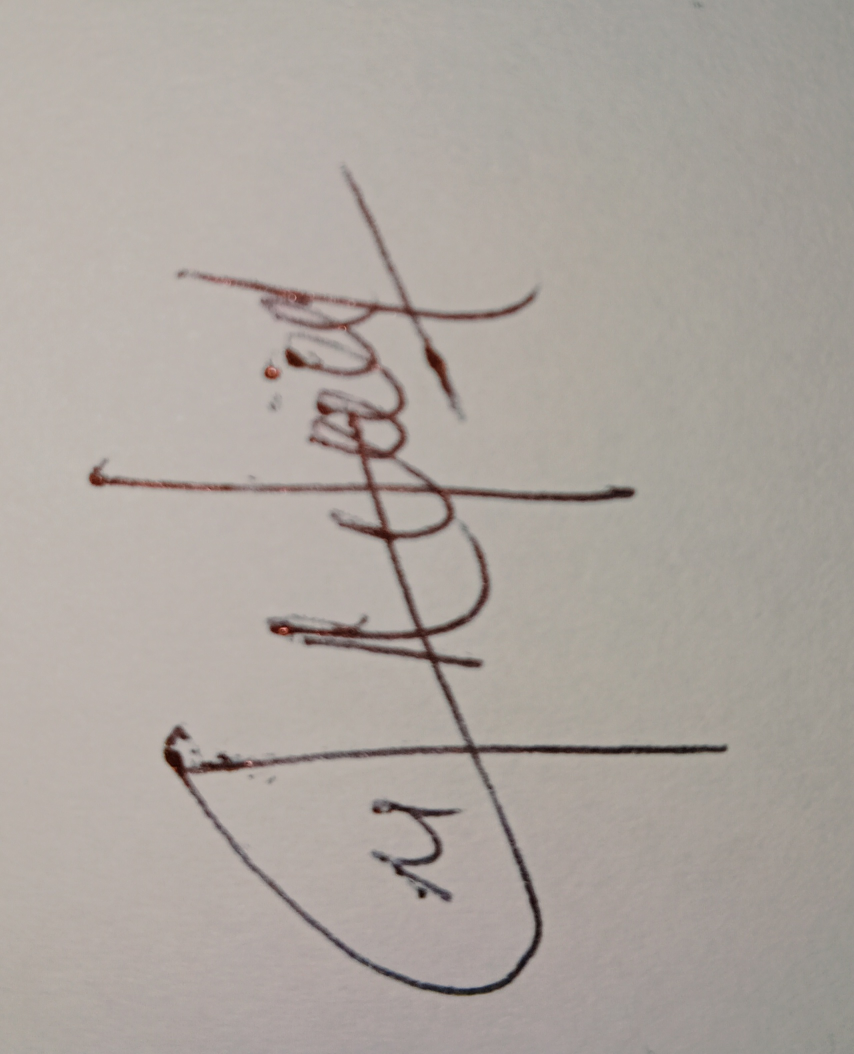
#> input picture TTD_A/TTD NAtsya labaso/IMG_20241216_015451.jpg, 1708 x 2108 px (shown at 1/2 size); its folder holds 3 pictures in this run
$ python import_module.py
#> lines starting #> are read from the running program, lines starting #| are printed output that depends on the picture
import os
import numpy as np
import cv2
from sklearn.model_selection import train_test_split
from sklearn.ensemble import RandomForestClassifier
from sklearn.metrics import accuracy_score, classification_report, confusion_matrix
import matplotlib.pyplot as plt
import seaborn as sns

# Modul 1: Preprocessing Data
def preprocess_images(image_folder, img_size=(128, 128)):

#> called with image_folder = 'TTD_A', img_size = (128, 128)
    data = []
    labels = []
    classes = os.listdir(image_folder)
    for label, class_name in enumerate(classes):
        class_folder = os.path.join(image_folder, class_name)
        for img_file in os.listdir(class_folder):
            img_path = os.path.join(class_folder, img_file)
            img = cv2.imread(img_path, cv2.IMREAD_GRAYSCALE)
#> img: shape (2108, 1708); min 6, max 191, mean 166.1
            img = cv2.resize(img, img_size)
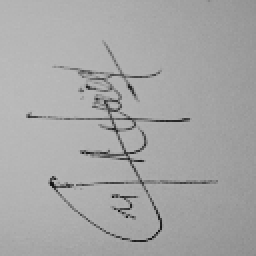
#> img: shape (128, 128) (shown 2 times larger); min 18, max 187, mean 166.1
            data.append(img.flatten())
            labels.append(label)
    return np.array(data), np.array(labels), classes

# Modul 2: Membagi Data
def split_data(features, labels, test_size=0.3, random_state=42):
    return train_test_split(features, labels, test_size=test_size, random_state=random_state)

# Modul 3: Training Model
def train_random_forest(X_train, y_train, n_estimators=100):

    rf_model = RandomForestClassifier(n_estimators=n_estimators, random_state=42)
    rf_model.fit(X_train, y_train)
    return rf_model

# Modul 4: Evaluasi Model
def evaluate_model(model, X_test, y_test, class_names):

    y_pred = model.predict(X_test)
    accuracy = accuracy_score(y_test, y_pred)
    print(f"Accuracy: {accuracy:.2f}")
    print("\nClassification Report:")

    unique_labels = np.unique(np.concatenate((y_test, y_pred)))
    filtered_class_names = [class_names[i] for i in unique_labels]

    print(classification_report(y_test, y_pred, target_names=filtered_class_names))

    cm = confusion_matrix(y_test, y_pred)
    plt.figure(figsize=(10, 7))
    sns.heatmap(cm, annot=True, fmt='d', cmap='Blues', xticklabels=filtered_class_names, yticklabels=filtered_class_names)
    plt.title('Confusion Matrix')
    plt.xlabel('Predicted Labels')
    plt.ylabel('True Labels')
    plt.show()
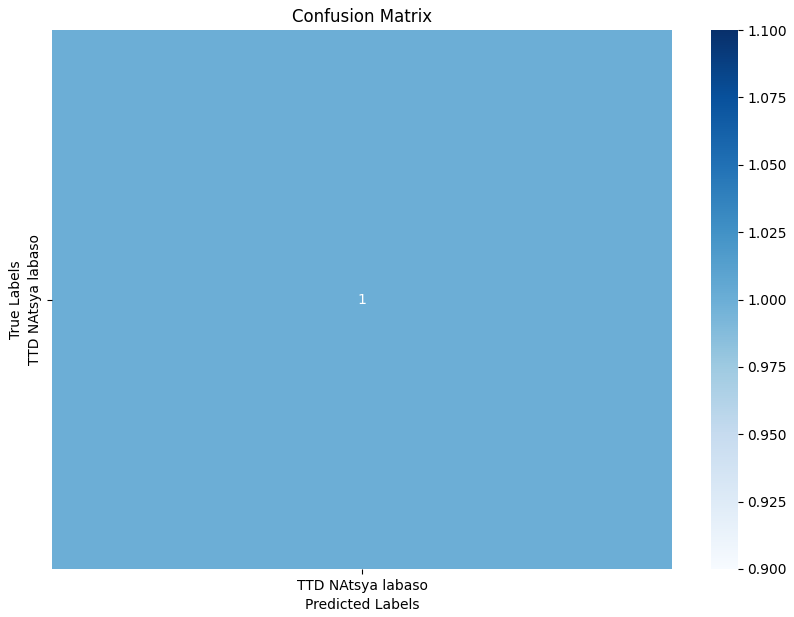
#> figure drawn by matplotlib, 2 panels
    return accuracy

# Modul 5: Deteksi Tanda Tangan
def detect_signature(model, image_path, class_names, img_size=(128, 128)):
    img = cv2.imread(image_path, cv2.IMREAD_GRAYSCALE)
    img = cv2.resize(img, img_size)
    img_flattened = img.flatten().reshape(1, -1)

    prediction = model.predict(img_flattened)
    predicted_class = class_names[prediction[0]]
    return predicted_class

# Main Program
if __name__ == "__main__":

    image_folder = "TTD_A"

    # Step 1: Preprocess data
    print("Preprocessing images...")
    features, labels, class_names = preprocess_images(image_folder)

    # Step 2: Split data
    print("Splitting data into training and validation sets...")
    X_train, X_test, y_train, y_test = split_data(features, labels)

    # Step 3: Train models
    print("Training models...")
    rf_model = train_random_forest(X_train, y_train)

    # Step 4: Evaluate models
    print("Evaluating Random Forest model...")
    rf_accuracy = evaluate_model(rf_model, X_test, y_test, class_names)

    # Step 5: Detect signature
    print("Detecting signature...")
    test_image_path = input("vell.jpg")
#> the answer given: TTD_A/TTD NAtsya labaso/IMG_20241216_015451.jpg
    if os.path.exists(test_image_path):
        owner = detect_signature(rf_model, test_image_path, class_names)
#> in detect_signature, `prediction = model.predict(img_flattened)`: prediction = [0]
        print(f"The signature belongs to: {owner}")
    else:
        print("The provided image path does not exist.")
